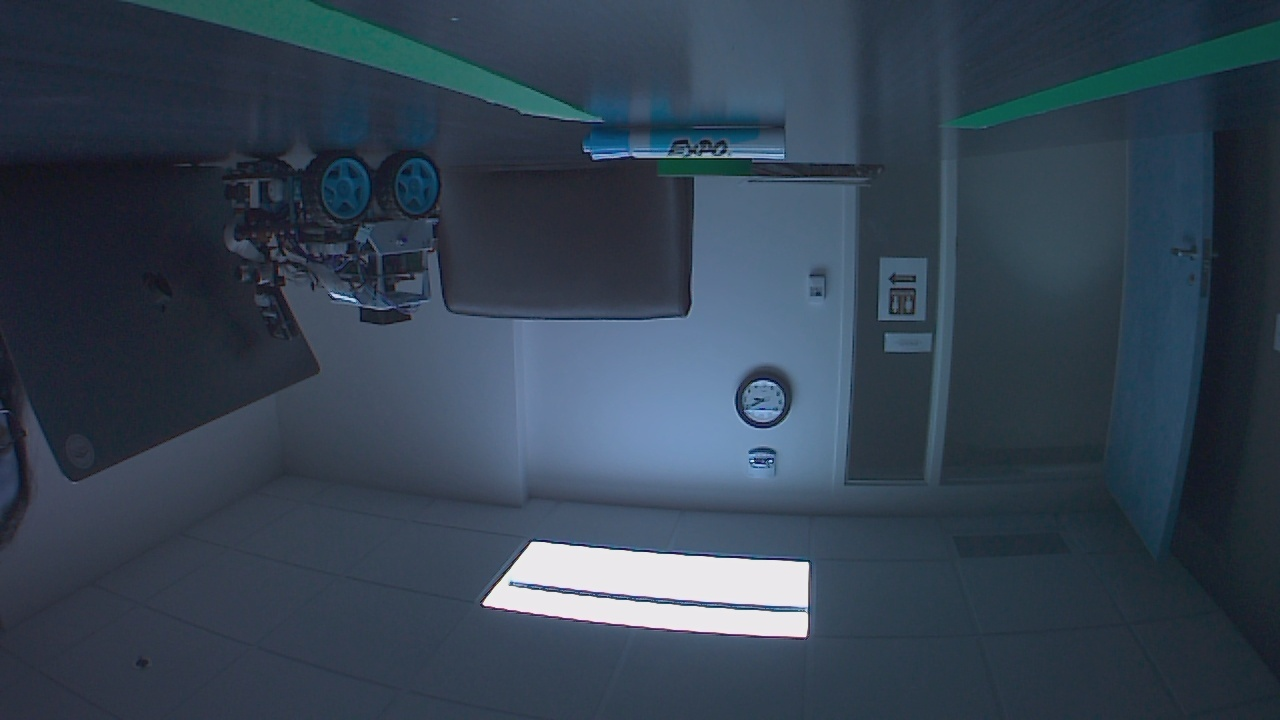
#> input picture Day2/Morning-Session-1/LaneDetection/image1.jpg, 1280 x 720 px
$ jupyter execute lane_detection.ipynb
#> lines starting #> are read from the running program, lines starting #| are printed output that depends on the picture; after the words box and inside, x2 and y2 are one past the last pixel; in counts of white or black regions, pixels touching at a corner belong together
[cell 1]
import cv2
import matplotlib.image as mpimg
import matplotlib.pyplot as plt
#from jetson.utils import videoSource, videoOutput
import numpy as np


def correct_dist(initial_img):

    k = [[1.15422732e+03, 0.00000000e+00, 6.71627794e+02], [0.00000000e+00, 1.14818221e+03, 3.86046312e+02],[0.00000000e+00, 0.00000000e+00, 1.00000000e+00]]
    k = np.array(k)
    # Distortion Matrix
    dist = [[-2.42565104e-01, -4.77893070e-02, -1.31388084e-03, -8.79107779e-05, 2.20573263e-02]]
    dist = np.array(dist)
    img_2 = cv2.undistort(initial_img, k, dist, None, k)

    return img_2

def bgr2rgb(img):
    return cv2.cvtColor(img, cv2.COLOR_BGR2RGB)

def flip_image(img):
    return cv2.flip(img,0)

def get_roi_image(img):
    """
    Our roi is the bottom of the image.
    """
    h, w, channels = img.shape
    # this is horizontal division
    half2 = h//2
    return img[half2:, :]

def predict_slopes(img):
    assert(len(img.shape)==2)
    y, x = np.where(img!=0)
    m, b = np.polyfit(x, y, 1)
    return m, b

def find_green_lanes(img):
    """
    Get the green lanes from the image
    """
    hsv = cv2.cvtColor(img, cv2.COLOR_RGB2HSV)
    ## mask of green (36,25,25) ~ (86, 255,255)
    mask = cv2.inRange(hsv, (36, 25, 25), (90, 255,255))
    ## slice the green
    imask = mask>0
    green = np.zeros_like(img, np.uint8)
    green[imask] = img[imask]
    return green

def rgb_to_grayscale(img):
    gray = cv2.cvtColor(img, cv2.COLOR_BGR2GRAY)
    return gray

def get_x_value_for_given_y(line):
    list1 = []
    for i in range(0,line.shape[0], 15):
        my_list = line[i:i+15]
        if all(c > 0 for c in my_list):
            list1.append(i)
    return list1

def get_x_value_for_given_y(img,stepy,x1,x2,height):
    """
    Get the x pixel value for the given y pixel where the lanes are green
    """
    y=range(0,img.shape[0], stepy)
    final_dict = {}
    for y_index in y:
        horizontal_line = img[y_index,x1:x2]
        list1 = []
        for i in range(0, horizontal_line.shape[0], 15):
            my_list = horizontal_line[i : i + 15]
            if all(c > 0 for c in my_list):
                list1.append(i)
        final_dict[y_index] = list1
    result_dict = {key: value for key, value in final_dict.items() if isinstance(value, list) and len(value) > 0 and value[-1]-value[0]>200}
    return result_dict

def get_x_value_for_given_lanes(lane_dict,x1):
    points = {}
    for point_y in lane_dict.keys():
        point_list = lane_dict[point_y]
        if len(point_list)>0:
            points_tuple=(x1+point_list[0],x1+point_list[-1])
            points[point_y] = (points_tuple)
    return points

def get_midpoint_for_given_lanes(lane_dict):
    first_key = next(iter(lane_dict))
    arr = np.array(lane_dict[first_key])
    average=(np.sum(arr)/len(lane_dict[first_key]))
    x,y = average,first_key
    return x,y

#camera = videoSource("csi://0")  # '/dev/video0' for V4L2
#display = videoOutput("display://0")  # 'my_video.mp4' for file
stepy = 50
x1 = 0
x2 = 1280

[cell 2]
try:
    count = 1
    while True:
        img = cv2.imread("image1.jpg")
#> img is the input picture: shape (720, 1280, 3); mean B, G, R 82, 66.9, 52.7
        img = flip_image(img)
#> in flip_image, `return cv2.flip(img,0)`:
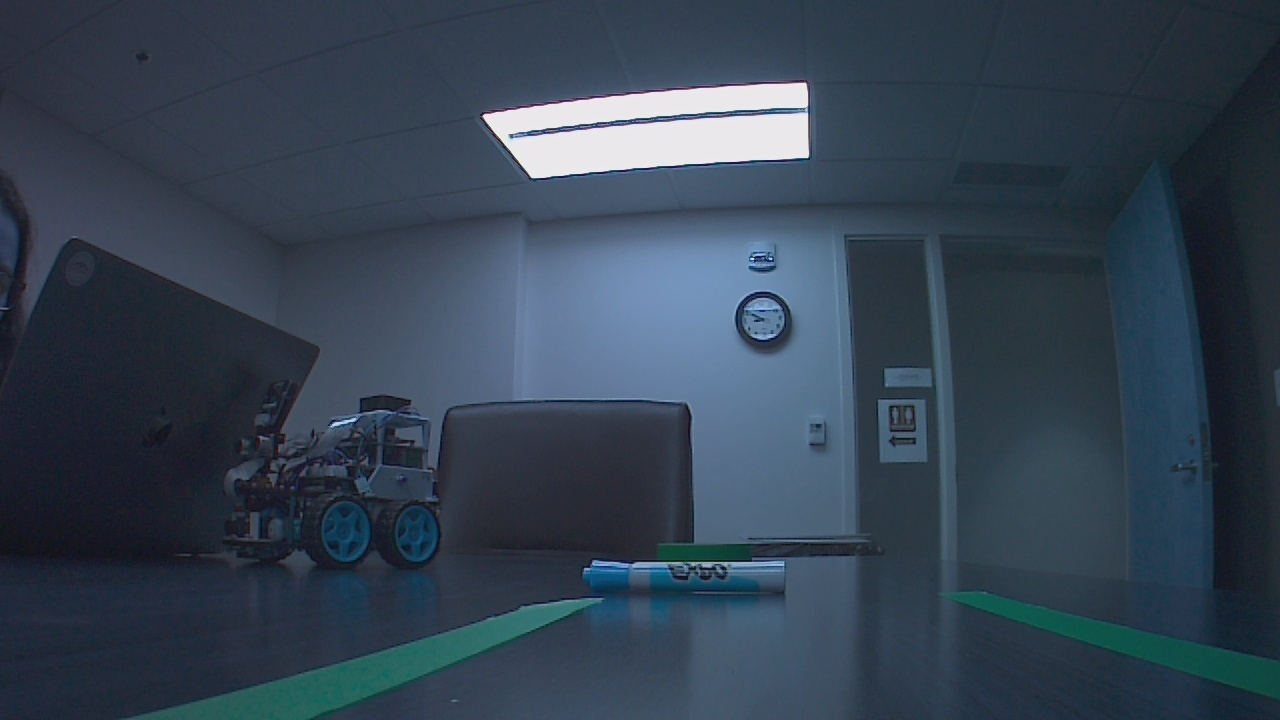
#> returned value: shape (720, 1280, 3); mean of channels 0, 1, 2 82, 66.9, 52.7; drawn as B, G, R
        #img = camera.Capture()
        img = correct_dist(img)
#> in correct_dist, `img_2 = cv2.undistort(initial_img, k, dist, None, k)`:
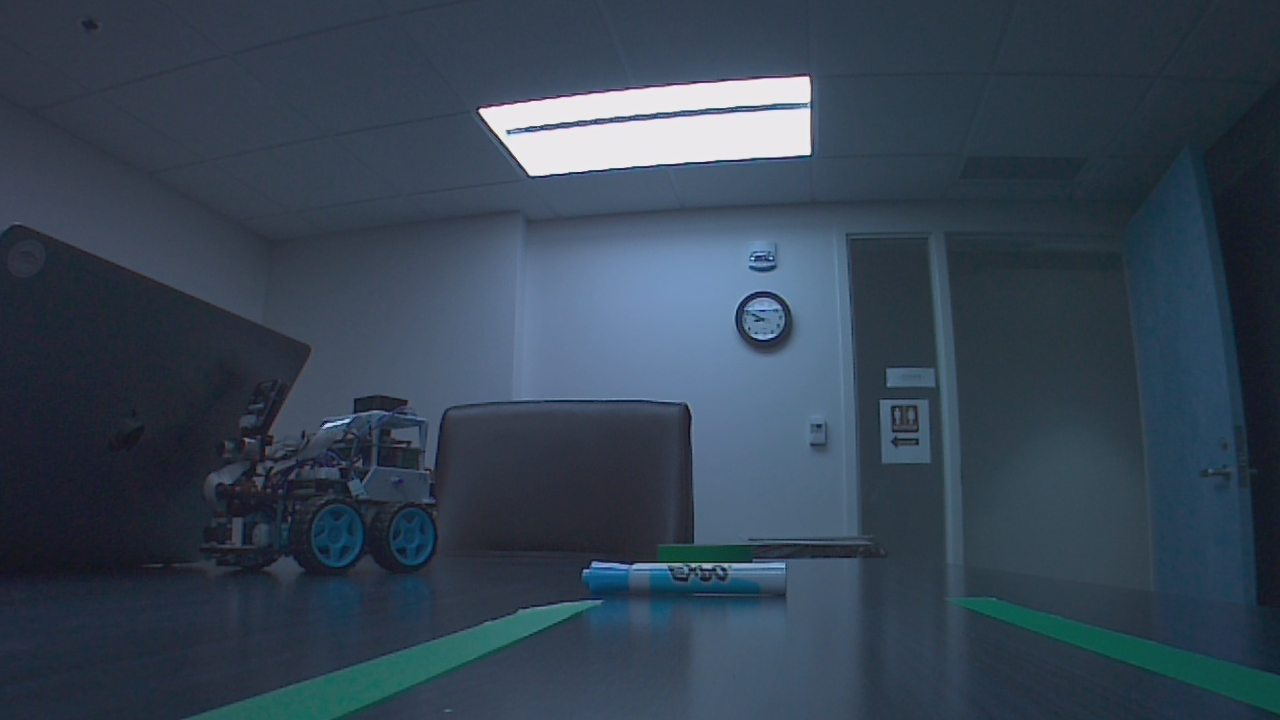
#> img_2: shape (720, 1280, 3); mean B, G, R 83.4, 68, 53.5
        img = bgr2rgb(img)
        img = get_roi_image(img)
#> in get_roi_image, `return img[half2:, :]`:
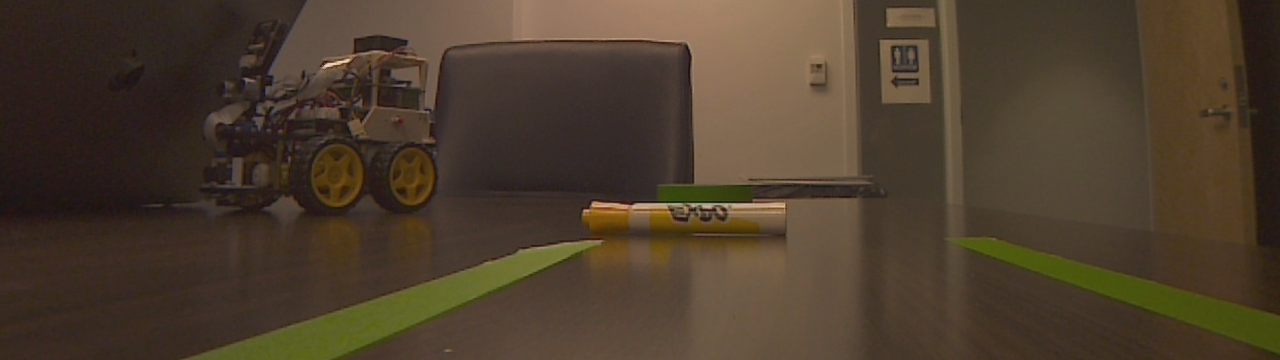
#> returned value: shape (360, 1280, 3); mean of channels 0, 1, 2 45.4, 61.7, 76.6; drawn as B, G, R
        h,w,channels = img.shape
#> h = 360; w = 1280; channels = 3
        img = find_green_lanes(img)
#> in find_green_lanes, `hsv = cv2.cvtColor(img, cv2.COLOR_RGB2HSV)`: hsv: shape (360, 1280, 3); mean H, S, V 106.4, 104, 76.9
#> in find_green_lanes, `mask = cv2.inRange(hsv, (36, 25, 25), (90, 255,255))`:
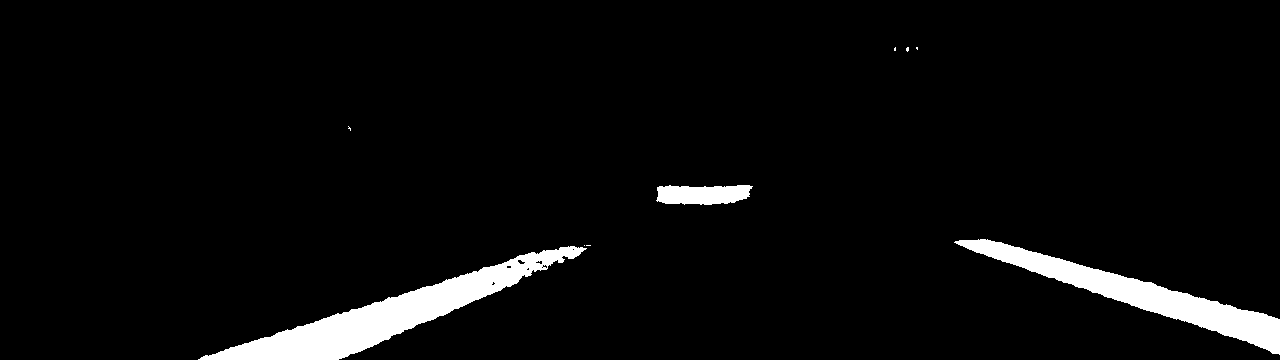
#> mask: shape (360, 1280); 4.4% white; 9 white regions (6 under 20 px), largest, box (x1, y1, x2, y2) and area: (198, 246, 587, 360) 10674, (954, 239, 1280, 355) 7992, (656, 185, 753, 205) 1572
#> in find_green_lanes, `green[imask] = img[imask]`:
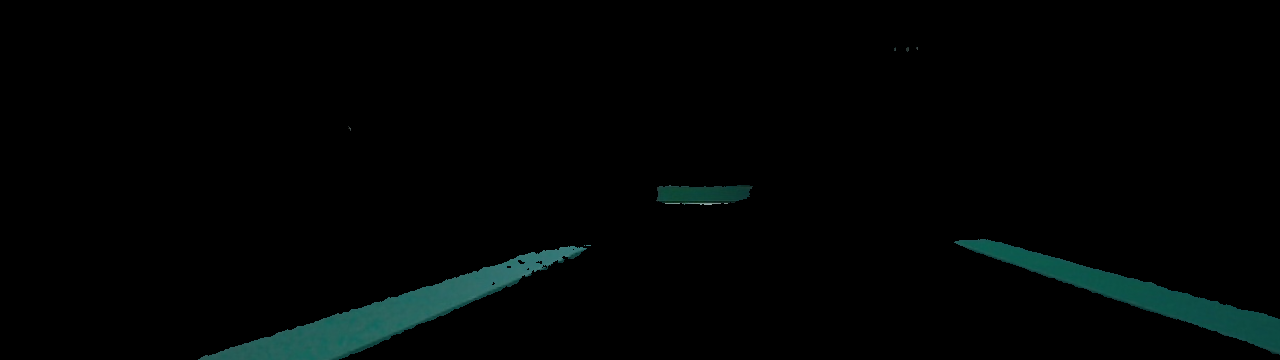
#> green: shape (360, 1280, 3); mean R, G, B 1.2, 4, 3.7
        plt.imshow(img)
        img = rgb_to_grayscale(img)
#> in rgb_to_grayscale, `gray = cv2.cvtColor(img, cv2.COLOR_BGR2GRAY)`:
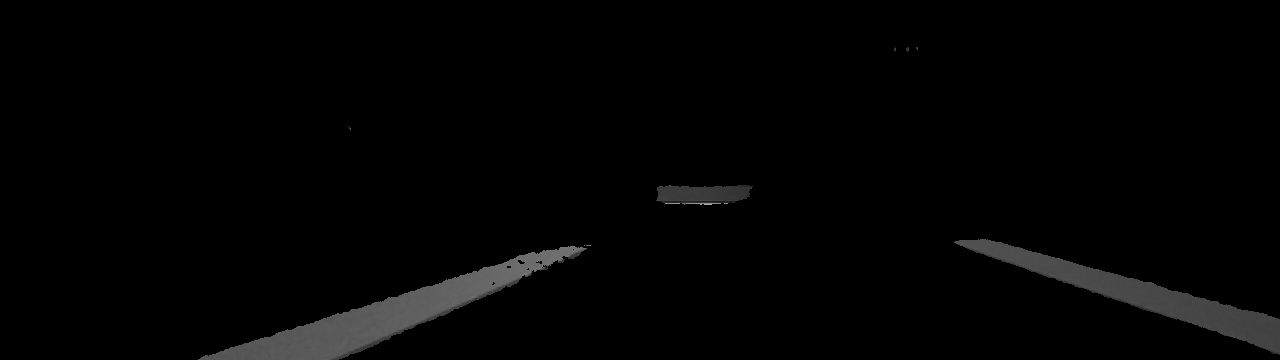
#> gray: shape (360, 1280); min 0, max 173, mean 3.6
        xy_dict = get_x_value_for_given_y(img,stepy,x1,x2,h)
#> after the loop in get_x_value_for_given_y, `for y_index in y:`: final_dict = {0: [], 50: [], 100: [], 150: [], 200: [660, 675, 690, 705, 720], 250: [555, 975, 990, 1005], 300: [390, 405, 420, 435, 450, 1125, 1140, 1155, 1170, 1185], 350: [225, 240, 255, 270, 285, 300, 315, 330, 345, 1275]}
#> in get_x_value_for_given_y, `result_dict = {key: value for key, value in final_dict.items() if isin..`: result_dict = {250: [555, 975, 990, 1005], 300: [390, 405, 420, 435, 450, 1125, 1140, 1155, 1170, 1185], 350: [225, 240, 255, 270, 285, 300, 315, 330, 345, 1275]}
#> xy_dict has the same summary as result_dict in get_x_value_for_given_y
        xy_dict = get_x_value_for_given_lanes(xy_dict, x1)
#> the loop in get_x_value_for_given_lanes, `for point_y in lane_dict.keys():` made 3 passes
#> (point_y, point_list, points_tuple) on passes 1 to 3: (250, [555, 975, 990, 1005], (555, 1005)), (300, [390, 405, 420, 435, 450, 1125, 1140, 1155, 1170, 1185], (390, 1185)), (350, [225, 240, 255, 270, 285, 300, 315, 330, 345, 1275], (225, 1275))
#> after the loop in get_x_value_for_given_lanes, `for point_y in lane_dict.keys():`: points = {250: (555, 1005), 300: (390, 1185), 350: (225, 1275)}
#> xy_dict has the same summary as points in get_x_value_for_given_lanes
        x, y = get_midpoint_for_given_lanes(xy_dict)
#> in get_midpoint_for_given_lanes, `first_key = next(iter(lane_dict))`: first_key = 250
#> in get_midpoint_for_given_lanes, `arr = np.array(lane_dict[first_key])`: arr = [555, 1005]
#> in get_midpoint_for_given_lanes, `average=(np.sum(arr)/len(lane_dict[first_key]))`: average = 780
#> in get_midpoint_for_given_lanes, `x,y = average,first_key`: y = 250
#> x = 780; y = 250
        print("X",x)
#| X 780.0
        print("Y",y)
#| Y 250
        break


        #img = cv2.imread("669.jpg")


except Exception as e:
    print("Exception Occured"+ str(e))
